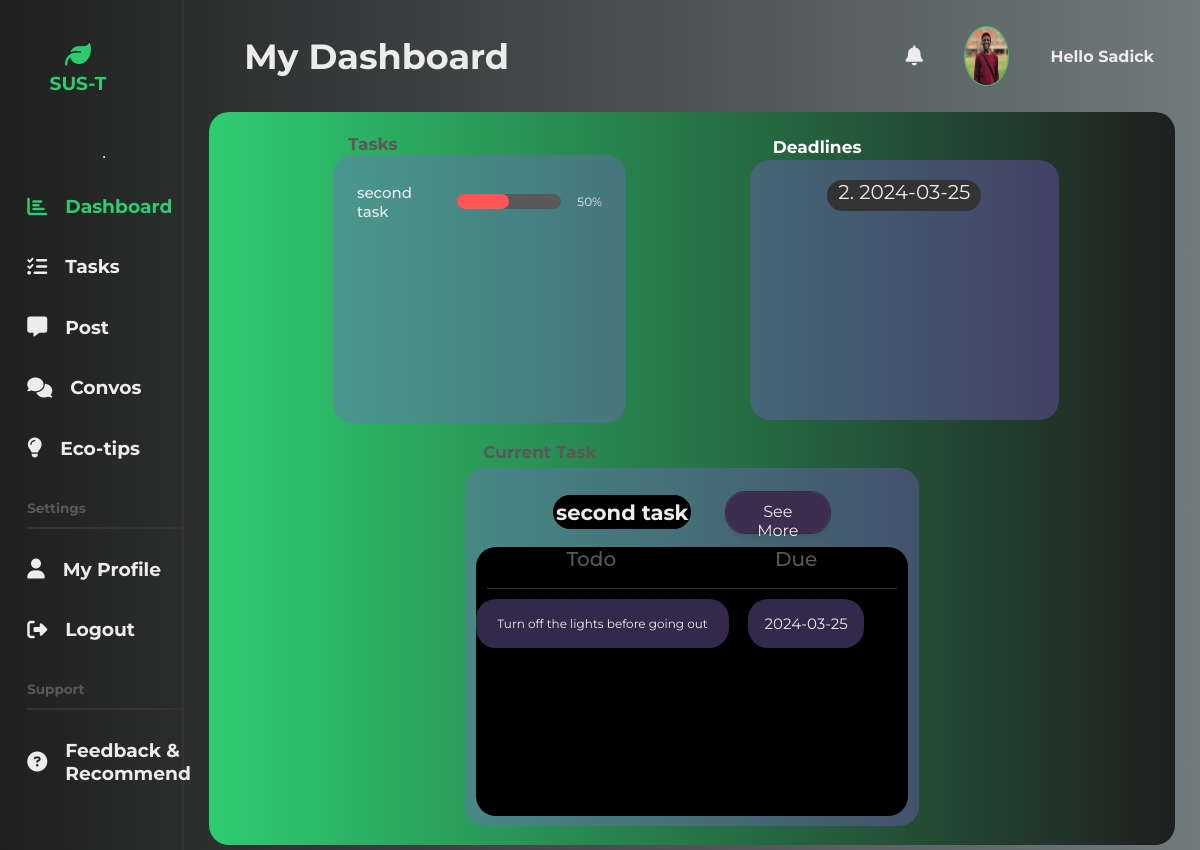
Page /dashboard (signed in) on the earlier database version.
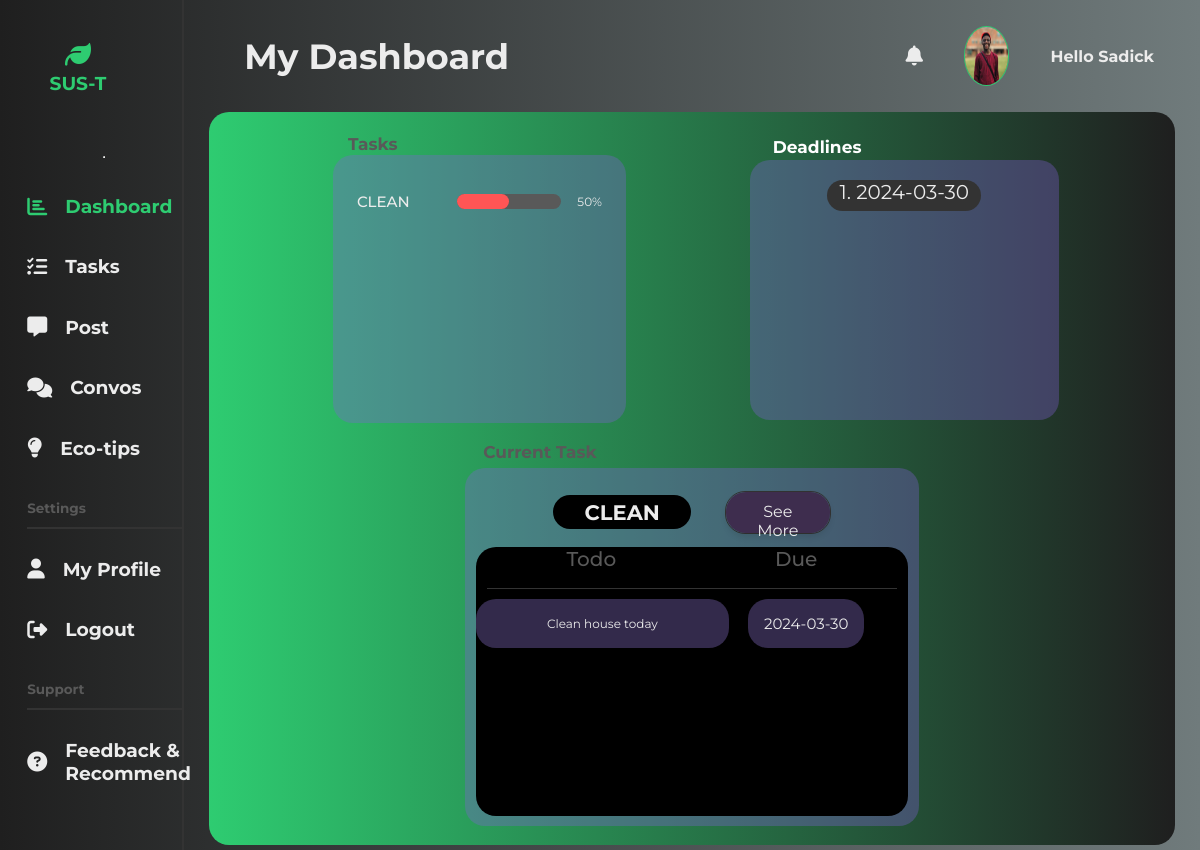
Same page on the later database version.
### flaskapp/models.py (models this page shows, shortened)
class User(db.Model, UserMixin):
    id = db.Column(db.Integer, primary_key=True)
    username = db.Column(db.String(20), unique=True, nullable=False)
    email = db.Column(db.String(120), unique=True, nullable=False)
    image_file = db.Column(db.String(20), nullable=False,
                           default='default.jpg')
    password = db.Column(db.String(60), nullable=False)
    tasks = db.relationship('Task', backref='creator', lazy=True)
    posts = db.relationship('Post', backref='author', lazy=True)

class Task(db.Model):
    id = db.Column(db.Integer, primary_key=True)
    title = db.Column(db.String(30), nullable=False, default='Task')
    date_created = db.Column(
        db.DateTime, nullable=False, default=datetime.utcnow)
    priority = db.Column(db.String(30), nullable=False, default='Mid')
    todo = db.Column(db.Text, nullable=False)
    date_due = db.Column(db.String(20), nullable=False, default='No due date')
    user_id = db.Column(db.Integer, db.ForeignKey('user.id'), nullable=False)

### flaskapp/routes.py (the view)
@app.route("/")
@app.route("/dashboard")
@login_required
def dashboard():
    my_tasks = Task.query.filter_by(user_id=current_user.id).all()
    image_file = url_for('static', filename='images/' +
                         current_user.image_file)
    return render_template('dashboard.html', image_file=image_file, my_tasks=my_tasks, active_page='dashboard')

### flaskapp/models.py (called while the page is built)
@login_manager.user_loader
def load_user(user_id):
    return User.query.get(int(user_id))

### flaskapp/Templates/dashboard.html (shortened to what this page needs)
{% extends "layout.html" %}
{% block mainheader %}
<section class="dashboard">
  <div class="dash-header">
    <div class="title-search">
      <div class="dash-title">
        <h2>My Dashboard</h2>
      </div>
    </div>
    <div class="profile-pic">
      <i class="fa-solid fa-bell"></i>
      <img src="{{ image_file }}" alt="profile picture" />
      <h4>Hello {{ current_user.username }}</h4>
    </div>
  </div>
  <div class="dash-body">
    <div class="dash-top">
      <div class="dash-tasks">
        <h2>Tasks</h2>
        <div class="progress">
          {% if my_tasks %}
          {% for task in my_tasks %}
          <div class="further-progress">
            <h3>{{ task.title }}</h3>
            <div class="shell">
              <div class="task-{{ task.priority }}"></div>
            </div>
            <p>50%</p>
          </div>
          {% endfor %}
          {% else %}
          <h4 class="no">No tasks created</h4>
          {% endif %}
        </div>
      </div>
      <div class="dash-deadlines">
        <h2><span style="color: white;">Deadlines</span></h2>
        <div class="progress-2">
          {% for task in my_tasks %}
          <h3>{{ task.id }}. {{ task.date_due }}</h3>
          {% endfor %}
        </div>
      </div>
    </div>
    <div class="dash-bottom">
      <div class="current-task">
        <h2>Current Task</h2>
        <div class="current-progress">
          {% if my_tasks %}
        <div class="each-task">
          <div class="title-update-2">
            <div class="task-2-{{ my_tasks[-1].priority }}">
              <h3>{{ my_tasks[-1].title }}</h3>
            </div>
            <a href="{{ url_for('tasks') }}" class="updateBtn">
              <button onclick="updateForm()">See More</button>
            </a>
          </div>
          <div class="desc-due-comp">
            <div class="table-head">
              <h2>Todo</h2>
              <h2>Due</h2>
            </div>
            <div class="smallest-1">
              <p class="todd">{{ my_tasks[-1].todo }}</p>
              <h4 class="dodd">{{ my_tasks[-1].date_due }}</h4>
            </div>
          </div>
        </div>
        {% else %}
        <h4 class="no">No Current task</h4>
        {% endif %}
        </div>
      </div>
    </div>
  </div>
</section>
{% endblock mainheader %}

### flaskapp/Templates/layout.html (shortened to what this page needs)
<!DOCTYPE html>
<html lang="en">
  <head>
    <link rel="stylesheet" href="{{ url_for('static', filename='styles/calendar.css') }}">
    <link
      rel="stylesheet"
      href="{{ url_for('static', filename='styles/profile.css') }}"
    />
    <link
      rel="stylesheet"
      href="{{ url_for('static', filename='styles/dashboard.css') }}"
    />
    <link
      rel="stylesheet"
      href="{{ url_for('static', filename='styles/convo.css') }}"
    />
    <link
      rel="stylesheet"
      href="{{ url_for('static', filename='styles/tasks.css') }}"
    />
    <link
      rel="stylesheet"
      href="{{ url_for('static', filename='styles/create_post.css') }}"
    />
    <link
      rel="stylesheet"
      href="{{ url_for('static', filename='styles/update.css') }}"
    />
    <link
      rel="stylesheet"
      href="{{ url_for('static', filename='styles/support.css') }}"
    />
    <link
      rel="stylesheet"
      href="https://cdnjs.cloudflare.com/ajax/libs/font-awesome/6.4.2/css/all.min.css"
    />
  </head>
  <body>
    <main>
      <section class="navbar">
        <div class="logo">
          <a class="{% if active_page == 'dashboard' %}active{% endif %}" href="{{ url_for('dashboard') }}">
            <i class="fa-solid fa-leaf"></i>
            <h3>SUS-T</h3>
          </a>
        </div>
        <div class="nav-content">
          <div class="nav-sect">
          <hr>
            <div class="nav-select">
              <div class="select">
                <a class="{% if active_page == 'dashboard' %}active{% endif %}" href="{{ url_for('dashboard') }}">
                  <i class="fa-solid fa-chart-bar"></i>
                  <h3>Dashboard</h3>
                </a>
              </div>
              <div class="select">
                <a class="{% if active_page == 'tasks' %}active{% endif %}" href="{{ url_for('tasks') }}">
                  <i class="fa-solid fa-list-check"></i>
                  <h3>Tasks</h3>
                </a>
              </div>
              <div class="select">
                <a class="{% if active_page == 'create_post' %}active{% endif %}" href="{{ url_for('new_post') }}">
                  <i class="fa-solid fa-comment-alt"></i>
                  <h3>Post</h3>
                </a>
                <div class="select">
                  <a class="{% if active_page == 'convo' %}active{% endif %}" href="{{ url_for('convo') }}">
                    <i class="fa-solid fa-comments"></i>
                    <h3>Convos</h3>
                  </a>
              </div>
              <div class="select">
                <a href="">
                  <i class="fa-solid fa-lightbulb"></i>
                  <h3>Eco-tips</h3>
                </a>
              </div>
            </div>
          </div>
          <div class="nav-sect">
            <div class="title">
              <h2>Settings</h2>
            </div>
            <div class="nav-select">
              <div class="select">
                <a class="{% if active_page == 'profile' %}active{% endif %}" href="{{ url_for('profile') }}">
                  <i class="fa-solid fa-user"></i>
                  <h3>My Profile</h3>
                </a>
              </div>
              <div class="select">
                <a href="{{ url_for('logout') }}">
                  <i class="fa-solid fa-right-from-bracket"></i>
                  <h3>Logout</h3>
                </a>
              </div>
            </div>
          </div>
          <div class="nav-sect">
            <div class="title">
              <h2>Support</h2>
            </div>
            <div class="nav-select">
              <div class="select">
                <a
               class="{% if active_page == 'support' %}active{% endif %}" href="{{ url_for('support') }}">
                  <i class="fa-solid fa-circle-question"></i>
                  <h3>Feedback & Recommend</h3>
                </a>
              </div>
            </div>
          </div>
        </div>
      </section>
      {% block mainheader %} {% endblock mainheader %}
    </main>
  </body>
</html>

### flaskapp/static/styles/profile.css (style rules this page uses)
* { font-family: "Montserrat", sans-serif; }
body { margin: 0; padding: 0; color: #ececec; background: #1f1f1f; }
main { display: flex; width: 100%; height: 100%; padding: 0; }
main a { text-decoration: none; width: 70%; margin: 0; padding: 0; color: #333; }
.navbar { display: flex; flex-direction: column; width: 16%; padding: 40px; padding-top: 10px; padding-left: 1.6%; border-right: 2px solid #333; height: 100vh; padding-right: 0; }
.navbar a { display: flex; flex-direction: row; align-items: center; color: #ececec; }
.logo { width: 60%; height: 15%; display: flex; justify-content: center; align-items: center; justify-self: center; margin-left: 10px; border-radius: 20px; margin-bottom: 5px; }
.logo a { display: flex; flex-direction: column; justify-content: center; align-items: center; color: #2ECC71; }
.logo i { font-size: 26px; margin: 2px; color: #2ECC71; }
.logo h3 { margin: 2px; }
.nav-content { height: 87%; display: flex; flex-direction: column; justify-content: space-around; border-radius: 20px; padding-left: 8px; margin-top: 0; }
.nav-sect { margin-top: 10px; display: flex; flex-direction: column; justify-content: space-between; }
.title { border-bottom: 2px solid #333; font-size: 9px; color: #595959; }
.nav-select { margin-top: 10px; }
.select a { display: flex; align-items: center; padding: 0; margin: 0; width: 100%; }
.select i { margin-right: 8px; font-size: 20px; }
.select h3 { position: relative; left: 10px; }
.profile-pic { margin: 0; width: 30%; display: flex; align-items: center; justify-content: space-around; }
.profile-pic img { width: 15%; height: 57%; border-radius: 50%; border: 1px solid #2ECC71; }
.profile-pic i { font-size: 20px; }
.navbar .active { color: #2ECC71; }

### flaskapp/static/styles/convo.css (style rules this page uses)
body { background: #2ECC71; color: black; margin-top: 5rem; }

### flaskapp/static/styles/tasks.css (style rules this page uses)
* { font-family: "Montserrat", sans-serif; }
body { margin: 0; padding: 0; color: #ececec; background: linear-gradient(to left, #707B7C , #1f1f1f ); }
main { display: flex; width: 100%; height: 100%; padding: 0; }
.title-search { display: flex; flex-direction: row; justify-content: space-between; align-items: center; width: 55%; margin: 0; padding-left: 35px; }
.desc-due-comp { width: 100%; height: 79%; background: black; border-radius: 20px; display: flex; flex-direction: column; }
.table-head { display: flex; flex-direction: row; align-items: center; justify-content: space-around; width: 95%; height: 15%; border-bottom: 1px solid #333; align-self: center; justify-self: center; }
.table-head h2 { margin: 0; padding: 0; font-size: 20px; font-weight: 500; }
.todd { margin: 0; font-size: 12px; font-weight: 400; width: 65%; height: 90%; border-radius: 20px; background: #332a4b; display: flex; align-items: center; justify-content: center; }
.dodd { margin: 0; padding: 0; font-size: 15px; font-weight: 400; text-align: center; width: 30%; height: 90%; border-radius: 20px; background: #332a4b; display: flex; align-items: center; justify-content: center; }

### flaskapp/static/styles/create_post.css (style rules this page uses)
.dashboard { width: 100%; margin: 0; padding: 0; display: flex; flex-direction: column; }
.dash-header { width: 95%; height: 12%; padding: 5px; display: flex; flex-direction: row; justify-content: space-between; align-self: center; }
.title-search { display: flex; flex-direction: row; justify-content: space-between; align-items: center; width: 55%; margin: 0; padding-left: 35px; }
.dash-title { display: flex; flex-direction: column; justify-content: center; width: 50%; padding-left: 0; }
.dash-title h2 { font-size: 35px; margin: 0; }

### flaskapp/static/styles/support.css (style rules this page uses)
button { padding: 10px 20px; font-size: 16px; background: #2ECC71; color: #fff; border: none; cursor: pointer; transition: all 0.3s ease-in-out; box-shadow: 0 4px 6px rgba(0, 0, 0, 0.1); border-radius: 5px; }

Differences in the rows shown:
removed Task: title "second task", id "2", date_due "2024-03-25", todo "Turn off the lights before going out"
added Task: title "CLEAN", id "1", date_due "2024-03-30", todo "Clean house today"
